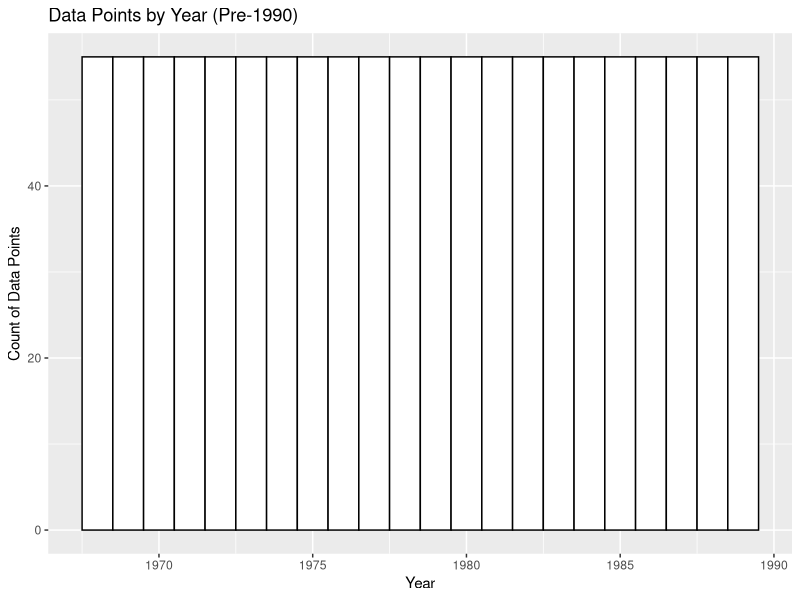
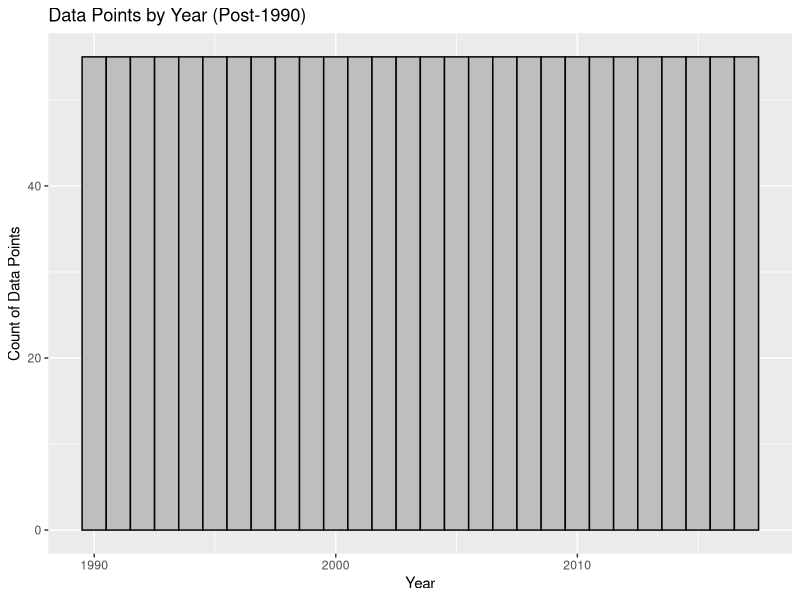

Write the R code that produced these figures, in order. (Note: this script raises an error after producing the figures.)
## ---- chunk 1
library(tidyverse)

knitr::opts_chunk$set(fig.width = 15, fig.height=10) # change figure size in Rmd/HTML

# Load data from CSV
data <- read.csv('MinimumWageData.csv')
names(data)

head(data, 2)

# Logical to delete Table_Data and Footnote columns, these are just notes and not useful

drops <- c("Table_Data", "Footnote")

data <- data[, !(names(data) %in% drops)]

head(data, 3)
## ---- chunk 2
# See if data types in columns are logical
str(data)

## ---- chunk 3
# For graphing, I will divide the data into pre-1990 and 1990-2017

pre1990 <- filter(data, Year < 1990)
post1990 <- filter(data, Year >= 1990)

# Breakdown of data from each year
p <- ggplot(pre1990, aes(x=Year)) + geom_histogram(color="black", fill="white", binwidth=1)
p <- p + xlab("Year") + ylab("Count of Data Points") + ggtitle("Data Points by Year (Pre-1990)")
p

p <- ggplot(post1990, aes(x=Year)) + geom_histogram(color="black", fill="gray", binwidth=1)
p <- p + xlab("Year") + ylab("Count of Data Points") + ggtitle("Data Points by Year (Post-1990)")
p

# These histograms show that the data for each year is all even, so the comparisons should be fairly accurate

# We will look at the spread of High.Value and Low.Value for each state by year

p <- ggplot(pre1990, aes(x=Year, y=High.Value, color=State)) + geom_boxplot(outlier.color="red", outlier.shape=8, outlier.size=2)
p <- p + xlab("Year") + ylab("Hourly Wage ($)") + ggtitle("Highest Minimum Wage Across US States pre-1990")
p <- p + facet_wrap(pre1990$State) + theme(legend.position="none")
p

p <- ggplot(pre1990, aes(x=Year, y=Low.Value, color=State)) + geom_boxplot(outlier.color="red", outlier.shape=8, outlier.size=2)
p <- p + xlab("Year") + ylab("Hourly Wage ($)") + ggtitle("Lowest Minimum Wage Across US States pre-1990")
p <- p + facet_wrap(pre1990$State) + theme(legend.position="none")
p

p <- ggplot(post1990, aes(x=Year, y=High.Value, color=State)) + geom_boxplot(outlier.color="red", outlier.shape=8, outlier.size=2)
p <- p + xlab("Year") + ylab("Hourly Wage ($)") + ggtitle("Highest Minimum Wage Across US States post-1990")
p <- p + facet_wrap(post1990$State) + theme(legend.position="none")
p

p <- ggplot(post1990, aes(x=Year, y=Low.Value, color=State)) + geom_boxplot(outlier.color="red", outlier.shape=8, outlier.size=2)
p <- p + xlab("Year") + ylab("Hourly Wage ($)") + ggtitle("Lowest Minimum Wage Across US States post-1990")
p <- p + facet_wrap(post1990$State) + theme(legend.position="none")
p
## ---- chunk 4
# Look at trend of High.Value and Low.Value across the years overall
p <- ggplot(pre1990, aes(x=Year, y=High.Value)) + geom_violin(trim = FALSE)
p <- p + stat_summary(fun.y=median, geom="line", shape=18, size=2, color="red")
p <- p + ylab("High Minimum Wage ($)") + xlab("Year") + ggtitle("High Minimum Wage Trend pre-1990")
p

p <- ggplot(pre1990, aes(x=Year, y=Low.Value)) + geom_violin(trim = FALSE)
p <- p + stat_summary(fun.y=median, geom="line", shape=18, size=2, color="blue")
p <- p + ylab("Low Minimum Wage ($)") + xlab("Year") + ggtitle("Low Minimum Wage Trend pre-1990")
p

p <- ggplot(post1990, aes(x=Year, y=High.Value)) + geom_violin(trim = FALSE)
p <- p + stat_summary(fun.y=median, geom="line", shape=18, size=2, color="green")
p <- p + ylab("High Minimum Wage ($)") + xlab("Year") + ggtitle("High Minimum Wage Trend post-1990")
p

p <- ggplot(post1990, aes(x=Year, y=Low.Value)) + geom_violin(trim = FALSE)
p <- p + stat_summary(fun.y=median, geom="line", shape=18, size=2, color="purple")
p <- p + ylab("Low Minimum Wage ($)") + xlab("Year") + ggtitle("Low Minimum Wage Trend post-1990")
p
## ---- chunk 5
# We should look at High.2018 and Low.2018 data in a similar way, but I left off here because it is almost midnight

